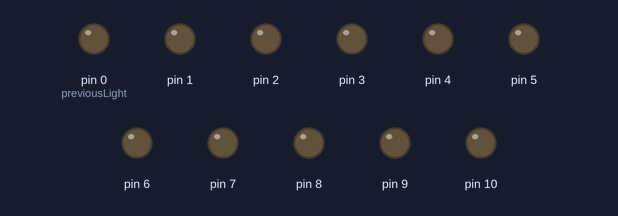
The sketch below on a simulated Arduino Uno, built with avr-gcc and run on an emulated ATmega328P. Shown: output pins drawn as LEDs (lit = HIGH).

Above: at 0.2 s.
At 1.7 s:
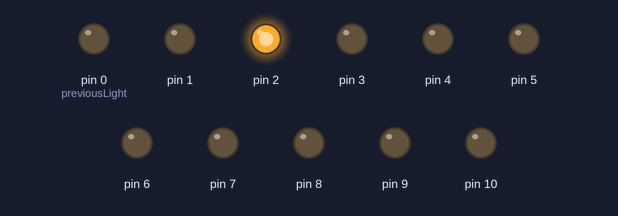
At 3.2 s:
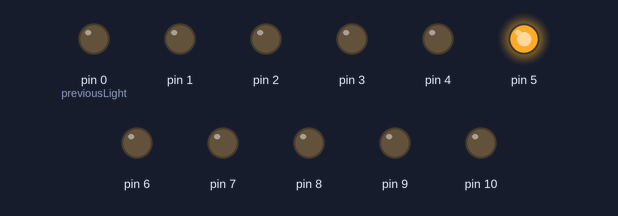
At 6.2 s:
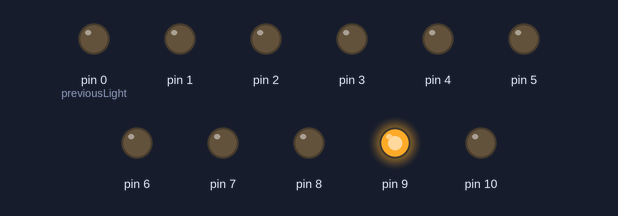
At 9.2 s:
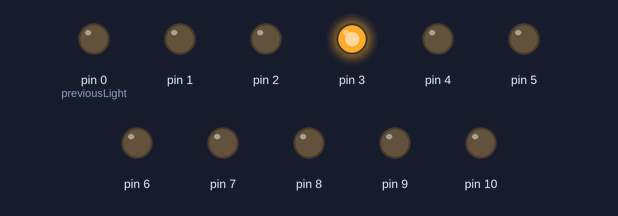
At 12.7 s:
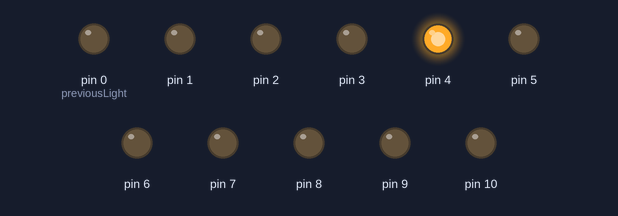
Timing chart, 0 to 13.0 s (numbered marks = the images above):
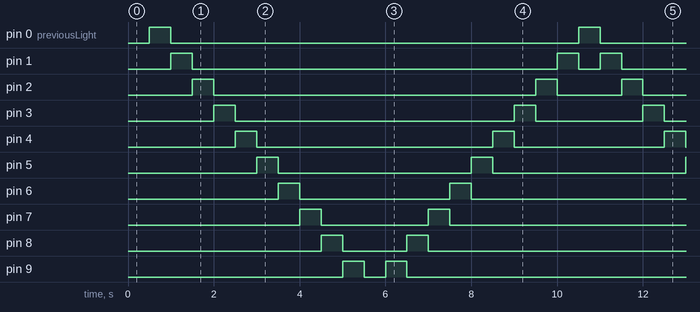

Measured:
- by itself, pin 0 (previousLight), pin 10: alternates HIGH for 0.50 s and LOW for 9.5 s
- by itself, pin 1: repeats every 10.0 s: LOW 8.5 s, HIGH 0.50 s, LOW 0.50 s, HIGH 0.50 s
- by itself, pin 2: repeats every 10.0 s: LOW 7.5 s, HIGH 0.50 s, LOW 1.5 s, HIGH 0.50 s
- by itself, pin 3: repeats every 10.0 s: LOW 6.5 s, HIGH 0.50 s, LOW 2.5 s, HIGH 0.50 s
- by itself, pin 4: repeats every 10.0 s: LOW 5.5 s, HIGH 0.50 s, LOW 3.5 s, HIGH 0.50 s
- by itself, pin 5: alternates HIGH for 0.50 s and LOW for 4.5 s
- by itself, pin 6: repeats every 10.0 s: LOW 3.5 s, HIGH 0.50 s, LOW 5.5 s, HIGH 0.50 s
- by itself, pin 7: repeats every 10.0 s: LOW 2.5 s, HIGH 0.50 s, LOW 6.5 s, HIGH 0.50 s

The sketch:

async_back_and_forth_blink.ino
```cpp
/**
 * CONSTANTS
 */
// LIGHTS
unsigned int LIGHTS_START = 0;
unsigned int LIGHTS_END = 11;
// VARIABLES
unsigned long lightSpeed = 500;
unsigned long previousMillis = 0;        // will store last time LED was updated
int previousLight = -1;
int currentLight = LIGHTS_START;
boolean forwards = true;

void setup() {
  // put your setup code here, to run once:
  Serial.println("setup: start");
  for (int i = LIGHTS_START; i < LIGHTS_END; i++) {
    Serial.print("setup: pinMode(");
    Serial.print(i);
    Serial.print(", OUTPUT)\n");
    pinMode(i, OUTPUT);
  }
  Serial.println("setup: end");
}

void loop() {
  // check to see if it's time to blink the LED; that is, if the difference
  // between the current time and last time you blinked the LED is bigger than
  // the interval at which you want to blink the LED.
  unsigned long currentMillis = millis();

  if (currentMillis - previousMillis >= lightSpeed) {
    // save the last time you blinked the LED
    previousMillis = currentMillis;

    if (previousLight != -1) {
      digitalWrite(previousLight, LOW);
    }
    digitalWrite(currentLight, HIGH);
    previousLight = currentLight;
    if (currentLight == LIGHTS_START) {
      forwards = true;
    } else if (currentLight == LIGHTS_END - 1) {
      forwards = false;
    }
    if (forwards) {
      currentLight += 1;
    } else {
      currentLight -= 1;
    }
  }
}
```
